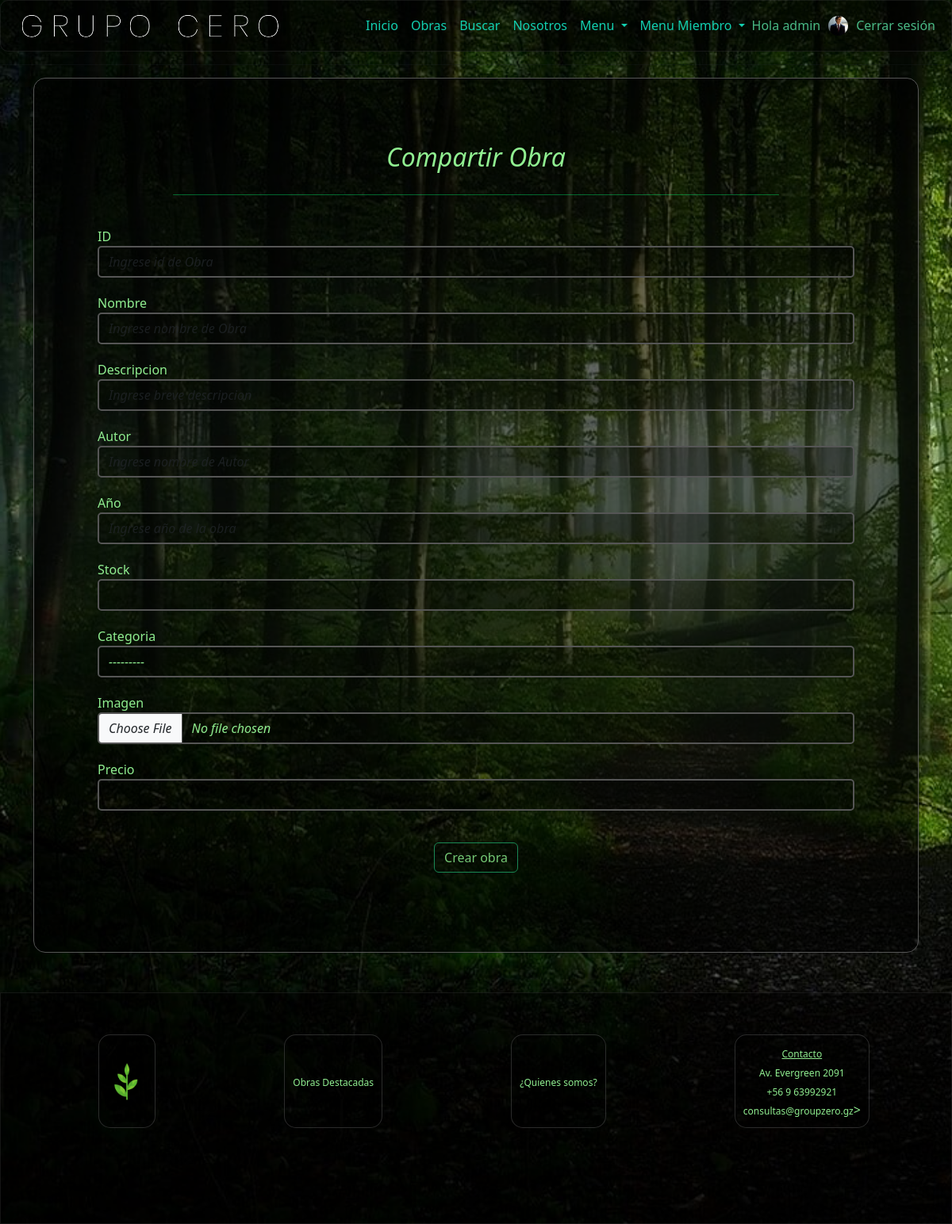
The app's page /crear/ (signed in) with its own data.
### core/models.py (models this page shows, shortened)
class CustomUser(AbstractUser):
    pic = models.ImageField(upload_to='profile_pics', null=True, blank=True, default='profile_pics/default.png')
    is_staff=models.BooleanField(default=False)

class Obra(models.Model):
    idObra=models.CharField(max_length=5, primary_key=True, verbose_name='id Arbeit')
    nombre=models.CharField(max_length=30, verbose_name='Name der Arbeit')
    descripcion=models.CharField(max_length=255, verbose_name='Description')
    autor=models.CharField(max_length=99, verbose_name='Name des Autors')
    anio=models.CharField(max_length=4, verbose_name='Jahr der Arbeit')
    stock=models.IntegerField(verbose_name='Stock')
    categoria=models.ForeignKey('Categoria', on_delete=models.CASCADE, verbose_name='Kategorie')
    imagen=models.ImageField(upload_to="imagenes", null=True, verbose_name='Fotografie')
    precio=models.IntegerField(blank=True,null=True,verbose_name='Precio')

### core/views.py (the view)
# urls.py: path('crear/', views.crear,name="crear"),
def crear(request):
    if request.method=='POST':
        obraform = obraForm(request.POST, request.FILES)
        if obraform.is_valid():
            obraform.save()     # similar to"insert into" from sql
            messages.add_message(reques=request,level=messages.SUCCESS,message="Producto creado con éxito")
            return redirect('buscar')
    else:
        obraform=obraForm()   # asign an empty form
    return render(request,'crear.html',{'obraform':obraform}) # keys symbols are obligatory

### core/context_processor.py (called while the page is built)
def total_carrito(request):
    total=0
    if request.user.is_authenticated:
        try:
            carrito = request.session['carrito']
            if "carrito" in request.session:
                for key, value in carrito.items():
                    total+=(int(value["precio"]))*(value["cantidad"])
        except:
            print('------EL TRY NO FUNCIONO EN------')
            print('------- CONTEXT_PROCESSOR -------')
            total=0
    return {'total_carrito':int(total)}

### core/models.py (called while the page is built)
    def __str__(self):
        return self.nombreCategoria

### core/templates/crear.html (shortened to what this page needs)
{% extends "base.html" %}
{% load static %}
{% load widget_tweaks %}
{% block content %}
    <div class="container">
        <div class="admire-container" style="padding:10vh;">
            <div class="form-title">
                <h2>Compartir Obra</h2>
            </div>
            <span class="liner"></span>
            <form action="#" method="POST" enctype="multipart/form-data" id="formulario">
                <div class="form-group">
                    {{ obraform.idObra.label }}
                    {% render_field obraform.idObra type="text" class="form-control" %}
                </div>
                <div class="form-group">
                    {{ obraform.nombre.label}}
                    {{ obraform.nombre }}
                </div>
                <div class="form-group">
                    {{ obraform.descripcion.label}}
                    {{ obraform.descripcion }}
                </div>
                <div class="form-group">
                    {{ obraform.autor.label}}
                    {{ obraform.autor }}
                </div>
                <div class="form-group">
                    {{ obraform.anio.label}}
                    {{ obraform.anio }}
                </div>
                <div class="form-group">
                    {{ obraform.stock.label}}
                    {{ obraform.stock }}
                </div>
                <div class="form-group">
                    {{ obraform.categoria.label}}
                    {{ obraform.categoria }}
                </div>
                <div class="form-group">
                    {{ obraform.imagen.label}}
                    {{ obraform.imagen }}
                </div>
                <div class="form-group">
                    {{ obraform.precio.label}}
                    {{ obraform.precio }}
                </div>
                <div class="form-submit-btn">
                    <input type="submit" value="Crear obra" class="btn btn-outline-success">
                </div>
            </form>
        </div>
    </div>
{% endblock %}

### core/templates/menuMiembro.html (shortened to what this page needs)
{% load static %}
<div class="collapse navbar-collapse naz" id="navbarNavDropdown">
    <div>
        <ul class="navbar-nav me-auto mb-2 mb-lg-0">
            <li class="nav-item">
                <a class="nav-link" href="{% url 'index' %}">Inicio</a>
            </li>
            <li class="nav-item">
                <a class="nav-link" href="{% url 'obras' %}">Obras</a>
            </li>
            <li class="nav-item">
                <a  class="nav-link" href="{% url 'buscar' %}">Buscar</a>
            </li>
            <li class="nav-item">
                <a  class="nav-link" href="{% url 'nosotros' %}">Nosotros</a>
            </li>
            {% if user.is_authenticated %}
                <li class="nav-item dropdown">
                    <a class="nav-link dropdown-toggle" href="#" role="button" data-bs-toggle="dropdown" aria-expanded="false">Menu
                    </a>
                </li>
                {% if user.is_staff %}
                    <li class="nav-item dropdown">
                        <a class="nav-link dropdown-toggle" href="#" role="button" data-bs-toggle="dropdown" aria-expanded="false">Menu Miembro
                        </a>
                    </li>
                {% endif %}
            {% endif %}
        </ul>
    </div>
    <div class="navbar-right">
        {% if user.is_authenticated %}
            <div class="boxes">
                <a href="{% url 'profile' %}" class="nav-link" >Hola {{ user.username }}</a>
            </div>
            <a href="{% url 'profile' %}" class="nav-link"><img class="pic-user" src="{{user.pic.url}}" alt="imgGC" title="Click para ver tu Perfil"></a>
            <div class="boxes">
                <a href="{% url 'cerrar' %}" class="navbar-item" id="#">Cerrar sesión</a>
            </div>
        {% else %}
            <img src="{% static 'assets/icons/tea.png' %}" alt="imgGC">
            <div class="boxes">
                <a href="{% url 'login' %}" id="userGC">Iniciar sesion</a>
            </div>
        {% endif %}
    </div>
</div>

### core/static/css/mystyles.css (style rules this page uses)
body { background-image: url("../assets/img/paisajes/paisaje13.jpg"); background-repeat: no-repeat; background-position: center; background-attachment: fixed; background-size: cover; display: flex; flex-direction: column; font-family: 'Ubuntu', "times new roman", times, roman, serif; }
.fade-in { animation: fadeIn 1s; -webkit-animation: fadeIn 1s; -moz-animation: fadeIn 1s; -o-animation: fadeIn 1s; -ms-animation: fadeIn 1s; }
.naz { display: flex; justify-content: space-between; align-items: center; padding-left: 10vh !important; }
.nav-item a { color: #12cfb0; text-decoration:none; font-size: 2vh; }
.form-title { text-align: center; font-style: italic; color: lightgreen; text-shadow: 1px 1px 3px rgb(5, 5, 5); }
.liner { background-color: rgba(0, 255, 115, 0.384); width: 80%; height: 1px; border-radius: 1px; display: block; margin: 0 auto; margin-top: 20px; margin-bottom: 20px; }
.admire-container { display:flex; flex-direction: column; justify-content: space-around; padding: 4vh; border-radius: 15px; border: 1px solid #555; box-shadow: 0 0 10px rgba(0, 0, 0, 0.1); background-color: rgba(0, 0, 0, 0.6); }
.pic-user { width: 10vw; border-radius: 50%; border:1 px solid lightgreen; margin-bottom: 2vh; }

### records on screen
CustomUser: username "admin", pic (picture)

### other values on screen
{{ obraform.idObra.label }} "ID"
{{ obraform.nombre.label }} "Nombre"
{{ obraform.descripcion.label }} "Descripcion"
{{ obraform.autor.label }} "Autor"
{{ obraform.anio.label }} "Año"
{{ obraform.stock.label }} "Stock"
{{ obraform.categoria.label }} "Categoria"
{{ obraform.imagen.label }} "Imagen"
{{ obraform.precio.label }} "Precio"
